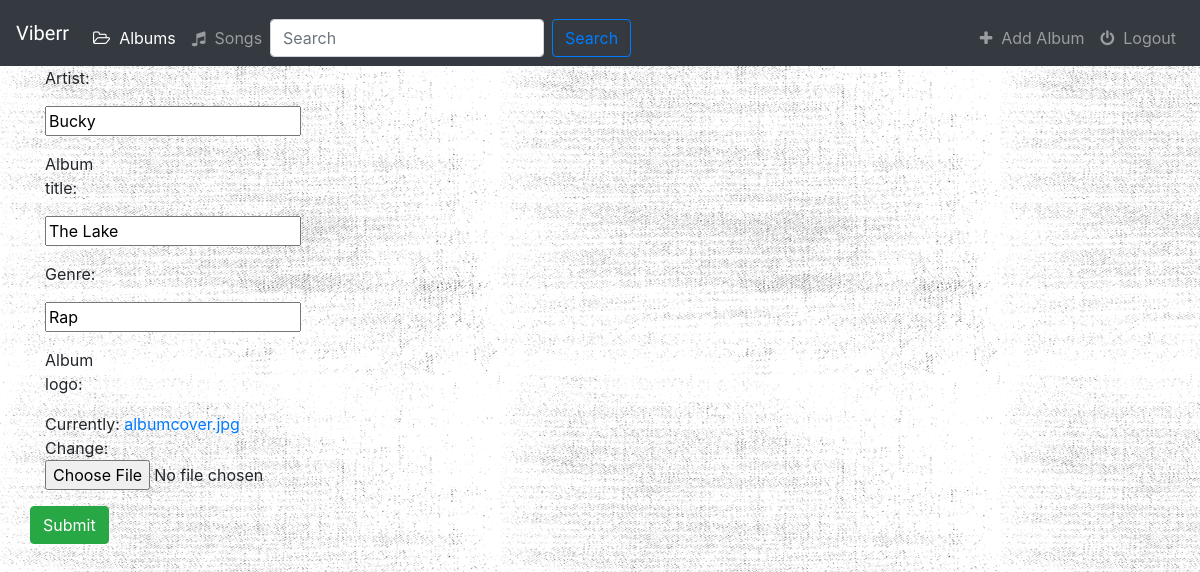
Page /music/album/1/ on the committed database.
### music/models.py (models this page shows, shortened)
class Album (models.Model):
    artist = models.CharField(max_length=250)
    album_title = models.CharField(max_length=250)
    genre = models.CharField(max_length=100)
    album_logo = models.FileField()

### music/views.py (the view)
# urls.py: path('album/<int:pk>/' , views.AlbumUpdate.as_view() ,name='album-update'),
class AlbumUpdate(UpdateView):
    model = Album
    fields = ['artist', 'album_title', 'genre', 'album_logo']

### music/templates/music/album_form.html (shortened to what this page needs)
{% extends 'music/base.html' %}
{% block body%}
<div class="container-fluid">
    <div class="row">
        <div class="col-sm-12 col-md-7">
            <div class="panel panel-default">
                <div class="panel-body">
                    <form method="post" action="" class="form-horizontal" enctype="multipart/form-data">
                        {% include 'music/form-template.html' %}
                        <div class="form-group">
                            <div class="col-sm-offset-2 col-sm-10">
                                <button type="submit" class="btn btn-success">Submit</button>
                            </div>
                        </div>
                    </form>
                </div>
            </div>
        </div>
    </div>
</div>
{% endblock %}

### music/templates/music/form-template.html (shortened to what this page needs)
{% for field in form %}
    <div class="form-group">
        <div class="col-sm-offset-2 col-sm-10">
            <label class="control-label col-sm-2"> {{ field.label_tag }} </label>
            <div class="col-sm-10"> {{ field }} </div>
        </div>
    </div>
{% endfor %}

### music/static/music/style.css (style rules this page uses)
body { background : white url("images/background.png"); }

### rows in the picture
Album: form "Bucky" "The Lake" "Rap"

### other values in the picture
{{ field.label_tag }} "Artist:" "Album title:" "Genre:" "Album logo:"
